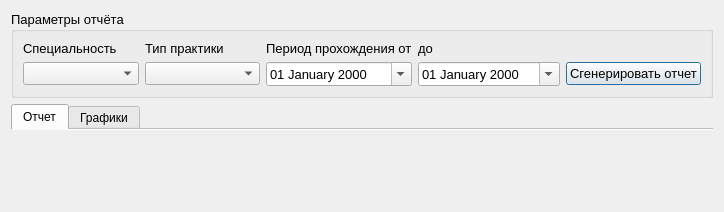
<?xml version="1.0" encoding="UTF-8"?>
<ui version="4.0">
 <class>SvodOtchetPraktiki</class>
 <widget class="QDialog" name="SvodOtchetPraktiki">
  <property name="geometry">
   <rect>
    <x>0</x>
    <y>0</y>
    <width>724</width>
    <height>212</height>
   </rect>
  </property>
  <property name="windowTitle">
   <string>Сводный отчёт по практикам</string>
  </property>
  <layout class="QGridLayout" name="gridLayout_6">
   <item row="0" column="0">
    <widget class="QGroupBox" name="groupBox_search">
     <property name="sizePolicy">
      <sizepolicy hsizetype="Preferred" vsizetype="Fixed">
       <horstretch>0</horstretch>
       <verstretch>0</verstretch>
      </sizepolicy>
     </property>
     <property name="font">
      <font>
       <pointsize>10</pointsize>
      </font>
     </property>
     <property name="title">
      <string>Параметры отчёта</string>
     </property>
     <layout class="QGridLayout" name="gridLayout">
      <item row="1" column="6">
       <widget class="QPushButton" name="pushButton_showReport">
        <property name="font">
         <font>
          <pointsize>10</pointsize>
         </font>
        </property>
        <property name="text">
         <string>Сгенерировать отчет</string>
        </property>
        <property name="icon">
         <iconset resource="../resourses.qrc">
          <normaloff>:/img/img/generate.png</normaloff>:/img/img/generate.png</iconset>
        </property>
       </widget>
      </item>
      <item row="1" column="3">
       <widget class="QDateEdit" name="dateEdit_start">
        <property name="font">
         <font>
          <pointsize>10</pointsize>
         </font>
        </property>
        <property name="displayFormat">
         <string>dd MMMM yyyy</string>
        </property>
        <property name="calendarPopup">
         <bool>true</bool>
        </property>
       </widget>
      </item>
      <item row="1" column="4">
       <widget class="QDateEdit" name="dateEdit_end">
        <property name="font">
         <font>
          <pointsize>10</pointsize>
         </font>
        </property>
        <property name="displayFormat">
         <string>dd MMMM yyyy</string>
        </property>
        <property name="calendarPopup">
         <bool>true</bool>
        </property>
       </widget>
      </item>
      <item row="0" column="3">
       <widget class="QLabel" name="label_8">
        <property name="font">
         <font>
          <pointsize>10</pointsize>
         </font>
        </property>
        <property name="text">
         <string>Период прохождения от</string>
        </property>
       </widget>
      </item>
      <item row="0" column="4">
       <widget class="QLabel" name="label_2">
        <property name="font">
         <font>
          <pointsize>10</pointsize>
         </font>
        </property>
        <property name="text">
         <string>до</string>
        </property>
       </widget>
      </item>
      <item row="1" column="0">
       <widget class="QComboBox" name="comboBox_spec"/>
      </item>
      <item row="0" column="0">
       <widget class="QLabel" name="label_4">
        <property name="text">
         <string>Специальность</string>
        </property>
       </widget>
      </item>
      <item row="1" column="2">
       <widget class="QComboBox" name="comboBox_type_practika">
        <property name="font">
         <font>
          <pointsize>10</pointsize>
         </font>
        </property>
       </widget>
      </item>
      <item row="0" column="2">
       <widget class="QLabel" name="label_3">
        <property name="font">
         <font>
          <pointsize>10</pointsize>
         </font>
        </property>
        <property name="text">
         <string>Тип практики</string>
        </property>
       </widget>
      </item>
     </layout>
    </widget>
   </item>
   <item row="1" column="0">
    <widget class="QTabWidget" name="tabWidget">
     <property name="tabShape">
      <enum>QTabWidget::Rounded</enum>
     </property>
     <property name="currentIndex">
      <number>0</number>
     </property>
     <property name="documentMode">
      <bool>true</bool>
     </property>
     <property name="movable">
      <bool>true</bool>
     </property>
     <widget class="QWidget" name="tab">
      <attribute name="icon">
       <iconset resource="../resourses.qrc">
        <normaloff>:/img/img/report.png</normaloff>:/img/img/report.png</iconset>
      </attribute>
      <attribute name="title">
       <string>Отчет</string>
      </attribute>
      <layout class="QGridLayout" name="gridLayout_2">
       <item row="0" column="0">
        <layout class="QVBoxLayout" name="verticalLayout"/>
       </item>
      </layout>
     </widget>
     <widget class="QWidget" name="tab_2">
      <attribute name="icon">
       <iconset resource="../resourses.qrc">
        <normaloff>:/img/img/chart.png</normaloff>:/img/img/chart.png</iconset>
      </attribute>
      <attribute name="title">
       <string>Графики</string>
      </attribute>
      <layout class="QGridLayout" name="gridLayout_5">
       <item row="0" column="0">
        <layout class="QGridLayout" name="gridLayout_4"/>
       </item>
      </layout>
     </widget>
    </widget>
   </item>
  </layout>
 </widget>
 <resources>
  <include location="../resourses.qrc"/>
 </resources>
 <connections/>
</ui>
